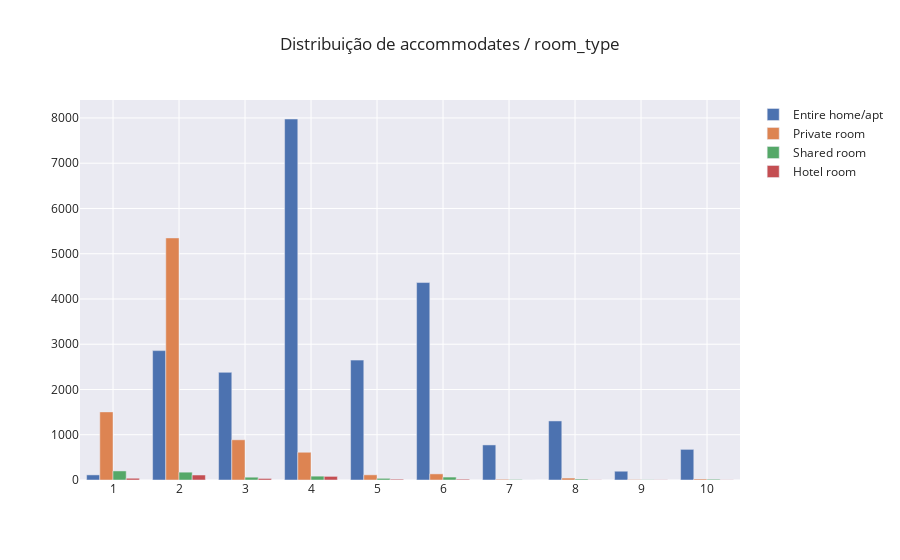

This figure's notebook cell:
### Code cell
data_vis = []

for room_type in room_types:
    y_values = df_temp[room_type].tolist()
    temp = go.Bar(name=room_type, x=x_values, y=y_values)
    data_vis.append(temp)
    
fig = go.Figure(data=data_vis)
fig.update_layout(barmode='group', xaxis=dict(tickmode = 'array',
                                              tickvals = list(range(1, len(x_values)+1)),
                                              ticktext = [str(each) for each in x_values]),
                  title="Distribuição de accommodates / room_type", template="seaborn")
fig.show()

### Figure 1 — Plotly figure (JSON) as saved in the notebook; plotly's stock layout.template omitted (floating-point values rounded to 4 significant figures)
{"data": [{"name": "Entire home/apt", "type": "bar", "x": [1, 2, 3, 4, 5, 6, 7, 8, 9, 10, "more than 10"], "y": [113, 2859, 2379, 7977, 2649, 4363, 775, 1305, 194, 677, 656]}, {"name": "Private room", "type": "bar", "x": [1, 2, 3, 4, 5, 6, 7, 8, 9, 10, "more than 10"], "y": [1505, 5349, 888, 613, 114, 135, 16, 43, 10, 22, 42]}, {"name": "Shared room", "type": "bar", "x": [1, 2, 3, 4, 5, 6, 7, 8, 9, 10, "more than 10"], "y": [200, 173, 62, 85, 37, 65, 11, 21, 5, 17, 39]}, {"name": "Hotel room", "type": "bar", "x": [1, 2, 3, 4, 5, 6, 7, 8, 9, 10, "more than 10"], "y": [39, 110, 34, 80, 18, 18, 0, 4, 4, 3, 6]}], "layout": {"barmode": "group", "title": {"text": "Distribuição de accommodates / room_type"}, "xaxis": {"tickmode": "array", "ticktext": ["1", "2", "3", "4", "5", "6", "7", "8", "9", "10", "more than 10"], "tickvals": [1, 2, 3, 4, 5, 6, 7, 8, 9, 10, 11]}}}
